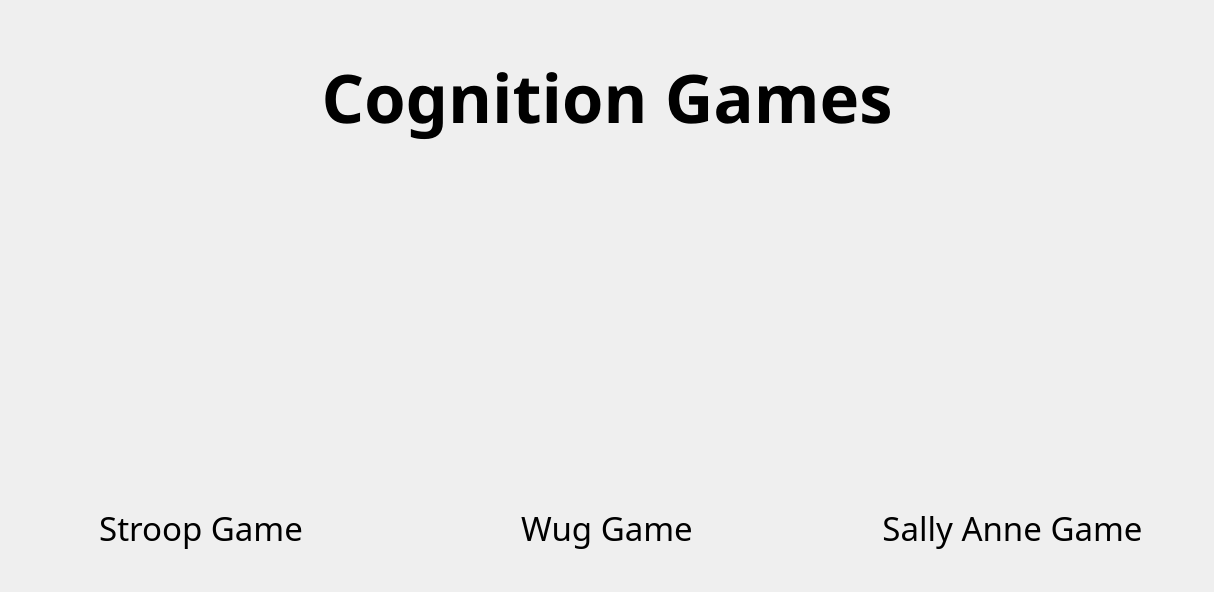
     <widget class="QWidget" name="main_frame">
      <layout class="QGridLayout" name="gridLayout_2" rowstretch="0,0" columnstretch="0">
       <property name="margin">
        <number>1</number>
       </property>
       <item row="1" column="0">
        <layout class="QGridLayout" name="main_frame_grid" rowstretch="1,1,1,0" columnstretch="1,1,1">
         <item row="0" column="0" colspan="3">
          <widget class="QLabel" name="label">
           <property name="font">
            <font>
             <family>Amble</family>
             <pointsize>50</pointsize>
             <weight>75</weight>
             <bold>true</bold>
            </font>
           </property>
           <property name="styleSheet">
            <string notr="true">padding: 50px</string>
           </property>
           <property name="text">
            <string>Cognition Games</string>
           </property>
           <property name="alignment">
            <set>Qt::AlignCenter</set>
           </property>
          </widget>
         </item>
         <item row="1" column="0">
          <layout class="QVBoxLayout" name="verticalLayout">
           <item alignment="Qt::AlignHCenter">
            <widget class="QPushButton" name="stroop_select_button">
             <property name="sizePolicy">
              <sizepolicy hsizetype="Fixed" vsizetype="Fixed">
               <horstretch>0</horstretch>
               <verstretch>0</verstretch>
              </sizepolicy>
             </property>
             <property name="minimumSize">
              <size>
               <width>400</width>
               <height>300</height>
              </size>
             </property>
             <property name="focusPolicy">
              <enum>Qt::NoFocus</enum>
             </property>
             <property name="styleSheet">
              <string notr="true">margin: 50px;
border: none;
padding: 0px;</string>
             </property>
             <property name="text">
              <string/>
             </property>
            </widget>
           </item>
           <item alignment="Qt::AlignHCenter">
            <widget class="QLabel" name="label_5">
             <property name="font">
              <font>
               <family>Amble</family>
               <pointsize>25</pointsize>
              </font>
             </property>
             <property name="text">
              <string>Stroop Game</string>
             </property>
             <property name="alignment">
              <set>Qt::AlignCenter</set>
             </property>
            </widget>
           </item>
          </layout>
         </item>
         <item row="1" column="1">
          <layout class="QVBoxLayout" name="verticalLayout_2">
           <item alignment="Qt::AlignHCenter">
            <widget class="QPushButton" name="wug_select_button">
             <property name="sizePolicy">
              <sizepolicy hsizetype="Fixed" vsizetype="Fixed">
               <horstretch>0</horstretch>
               <verstretch>0</verstretch>
              </sizepolicy>
             </property>
             <property name="minimumSize">
              <size>
               <width>400</width>
               <height>300</height>
              </size>
             </property>
             <property name="focusPolicy">
              <enum>Qt::NoFocus</enum>
             </property>
             <property name="styleSheet">
              <string notr="true">margin: 50px;
border: none;
padding: 0px;</string>
             </property>
             <property name="text">
              <string/>
             </property>
            </widget>
           </item>
           <item alignment="Qt::AlignHCenter">
            <widget class="QLabel" name="label_6">
             <property name="font">
              <font>
               <family>Amble</family>
               <pointsize>25</pointsize>
              </font>
             </property>
             <property name="text">
              <string>Wug Game</string>
             </property>
             <property name="alignment">
              <set>Qt::AlignCenter</set>
             </property>
            </widget>
           </item>
          </layout>
         </item>
         <item row="2" column="0" rowspan="2" colspan="3">
          <spacer name="verticalSpacer">
           <property name="orientation">
            <enum>Qt::Vertical</enum>
           </property>
           <property name="sizeHint" stdset="0">
            <size>
             <width>20</width>
             <height>40</height>
            </size>
           </property>
          </spacer>
         </item>
         <item row="1" column="2">
          <layout class="QVBoxLayout" name="verticalLayout_3">
           <item alignment="Qt::AlignHCenter">
            <widget class="QPushButton" name="sally_ann_select_button">
             <property name="sizePolicy">
              <sizepolicy hsizetype="Fixed" vsizetype="Fixed">
               <horstretch>0</horstretch>
               <verstretch>0</verstretch>
              </sizepolicy>
             </property>
             <property name="minimumSize">
              <size>
               <width>400</width>
               <height>300</height>
              </size>
             </property>
             <property name="focusPolicy">
              <enum>Qt::NoFocus</enum>
             </property>
             <property name="styleSheet">
              <string notr="true">margin: 50px;
border: none;
padding: 0px;</string>
             </property>
             <property name="text">
              <string/>
             </property>
            </widget>
           </item>
           <item alignment="Qt::AlignHCenter">
            <widget class="QLabel" name="label_7">
             <property name="font">
              <font>
               <family>Amble</family>
               <pointsize>25</pointsize>
              </font>
             </property>
             <property name="text">
              <string>Sally Anne Game</string>
             </property>
             <property name="alignment">
              <set>Qt::AlignCenter</set>
             </property>
            </widget>
           </item>
          </layout>
         </item>
        </layout>
       </item>
      </layout>
     </widget>
